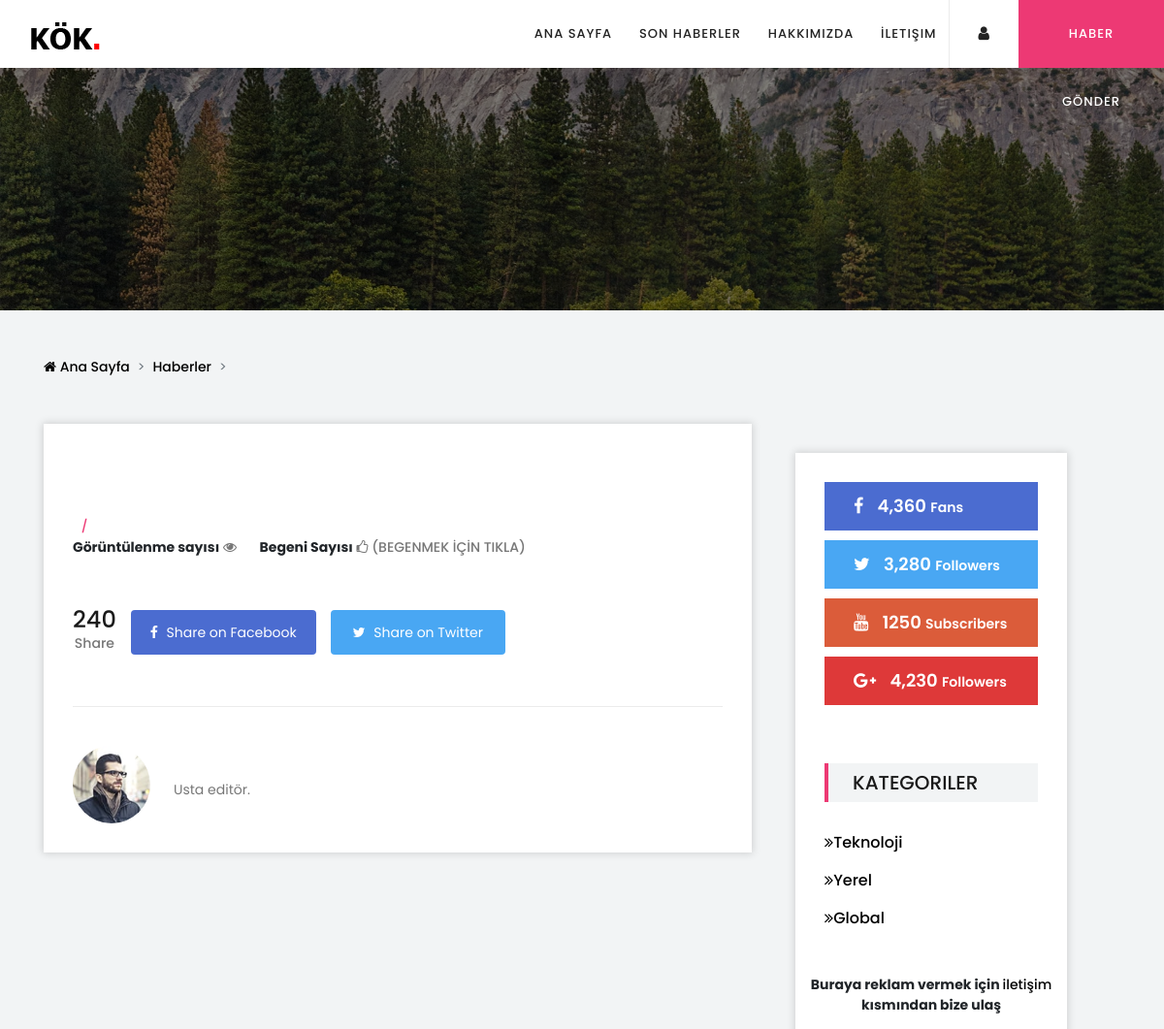
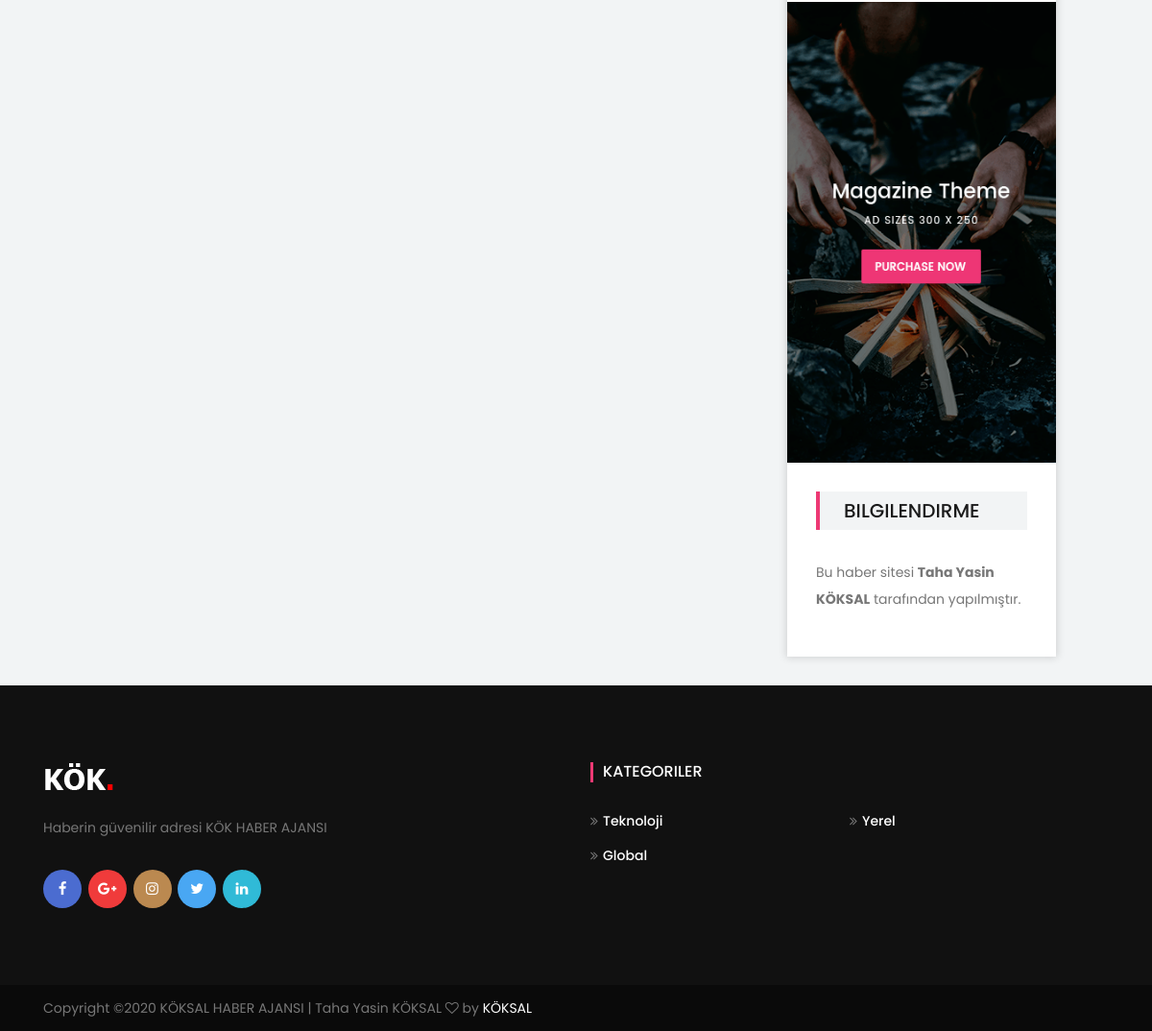
Page /detay.php on the committed database (2 pictures, top to bottom).
### tables this page shows
CREATE TABLE `haber_kategori` (
  `kategori_id` int(11) NOT NULL,
  `kategori_ad` varchar(100) NOT NULL,
  `kategori_detay` varchar(255) NOT NULL
);

CREATE TABLE `reklam` (
  `reklam_id` int(11) NOT NULL,
  `reklam_resim` varchar(255) NOT NULL
);

CREATE TABLE `ayar` (
  `ayar_id` int(11) NOT NULL,
  `ayar_siteadi` varchar(200) NOT NULL,
  `ayar_hakkimizda` text NOT NULL,
  `ayar_ofis` varchar(200) NOT NULL,
  `ayar_iletisimmail` varchar(50) NOT NULL,
  `ayar_telefon` varchar(60) NOT NULL,
  `ayar_facebook` varchar(150) NOT NULL,
  `ayar_twitter` varchar(150) NOT NULL,
  `ayar_youtube` varchar(150) NOT NULL,
  `ayar_bilgilendirme` varchar(200) NOT NULL,
  `ayar_stmthost` varchar(200) NOT NULL,
  `ayar_stmtusername` varchar(200) NOT NULL,
  `ayar_stmtparola` varchar(200) NOT NULL
);

### sagkisim.php (the view)
 <div class="post-sidebar-area right-sidebar mt-30 mb-30 box-shadow">
    <?php if($gorunumcek["sag_sosyalmedya"]==1)  { ?>
        <div class="single-sidebar-widget p-30">
            <div class="social-followers-info">
                <a href="<?php echo $ayarcek["ayar_facebook"]; ?>" class="facebook-fans"><i class="fa fa-facebook"></i> 4,360 <span>Fans</span></a>
                <a href="<?php echo $ayarcek["ayar_twitter"]; ?>" class="twitter-followers"><i class="fa fa-twitter"></i> 3,280 <span>Followers</span></a>
                <a href="<?php echo $ayarcek["ayar_youtube"]; ?>" class="youtube-subscribers"><i class="fa fa-youtube"></i> 1250 <span>Subscribers</span></a>
                <a href="#" class="google-followers"><i class="fa fa-google-plus"></i> 4,230 <span>Followers</span></a>
            </div>
        </div>
    <?php } ?>
    <?php if($gorunumcek["sag_kategori"]==1)  { ?>
        <div class="single-sidebar-widget p-30">
            <div class="section-heading">
                <h5>Kategoriler</h5>
            </div>
            <ul class="catagory-widgets">
                <?php
                $habersor=$db->prepare("SELECT * FROM haber_kategori");
                $habersor->execute();
                ?>
                <?php while ($kategoricek=$habersor->fetch(PDO::FETCH_ASSOC)) { ?>
                    <li><a href="sonhaberler.php?kategori=<?php echo $kategoricek["kategori_id"] ?>"><span><i class="fa fa-angle-double-right" aria-hidden="true"></i><?php echo $kategoricek["kategori_ad"]; ?></span> <span></span></a></li>
                <?php } ?>
            </ul>
        </div>
    <?php } ?>
    <?php if($gorunumcek["sag_reklam"]==1)  { ?>
        <p><b><center>Buraya reklam vermek için <a href="iletisim.php">iletişim</a> kısmından bize ulaş</center></b></p>
        <div class="single-sidebar-widget">
            <a href="#" class="add-img"><img src="<?php echo $reklamcek["reklam_resim"]; ?>" alt=""></a>
        </div>
    <?php } ?>
    <div class="single-sidebar-widget p-30">
        <div class="section-heading">
            <h5>Bilgilendirme</h5>
        </div>
        <div class="newsletter-form">
            <p><?php echo $ayarcek["ayar_bilgilendirme"]; ?></p>
        </div>
    </div>
</div>

### footer.php (shortened to what this page needs)
<footer class="footer-area">
    <div class="container">
        <div class="row">
            <div class="col-12 col-sm-6 col-lg-6">
                <div class="footer-widget">
                    <a href="index.html" class="foo-logo"><img src="img/core-img/koklogobeyaz.png" alt=""></a>
                    <p>Haberin güvenilir adresi KÖK HABER AJANSI</p>
                    <div class="footer-social-info">
                        <a href="#" class="facebook"><i class="fa fa-facebook"></i></a>
                        <a href="#" class="google-plus"><i class="fa fa-google-plus"></i></a>
                        <a href="#" class="instagram"><i class="fa fa-instagram"></i></a>
                        <a href="#" class="twitter"><i class="fa fa-twitter"></i></a>
                        <a href="#" class="linkedin"><i class="fa fa-linkedin"></i></a>
                    </div>
                </div>
            </div>
            <div class="col-12 col-sm-6 col-lg-6">
                <div class="footer-widget">
                    <h6 class="widget-title">Kategoriler</h6>
                    <nav class="footer-widget-nav">
                        <ul>
                           <?php
                           $habersor=$db->prepare("SELECT * FROM haber_kategori");
                           $habersor->execute();
                           ?>
                           <?php while ($kategoricek=$habersor->fetch(PDO::FETCH_ASSOC)) { ?>
                            <li><a href="sonhaberler.php?kategori=<?php echo $kategoricek["kategori_id"] ?>"><i class="fa fa-angle-double-right" aria-hidden="true"></i><?php echo $kategoricek["kategori_ad"]; ?></a></li>
                            <?php } ?>
                        </ul>
                    </nav>
                </div>
            </div>
        </div>
    </div>
    <div class="copywrite-area">
        <div class="container">
            <div class="row">
                <div class="col-12">
                    <p class="copywrite-text">
                        Copyright &copy;<script>document.write(new Date().getFullYear());</script> KÖKSAL HABER AJANSI | Taha Yasin KÖKSAL <i class="fa fa-heart-o" aria-hidden="true"></i> by <a href="https://tahayasinkoksal.com.tr" target="_blank">KÖKSAL</a>
                        </p>
                    </div>
                </div>
            </div>
        </div>
    </footer>
</body>
</html>

### css/classy-nav.css (style rules this page uses)
* { margin: 0; padding: 0; }
body { font-family: "Roboto", sans-serif; }
ul, ol { margin: 0; }
ul li, ol li { list-style: none; }
img { height: auto; max-width: 100%; }

### rows in the picture
haber_kategori: kategori_ad "Teknoloji"
haber_kategori: kategori_ad "Yerel"
haber_kategori: kategori_ad "Global"
reklam: reklam_resim (picture)
ayar: ayar_bilgilendirme "Bu haber sitesi Taha Yasin KÖKSAL tarafından yapılmıştır."
